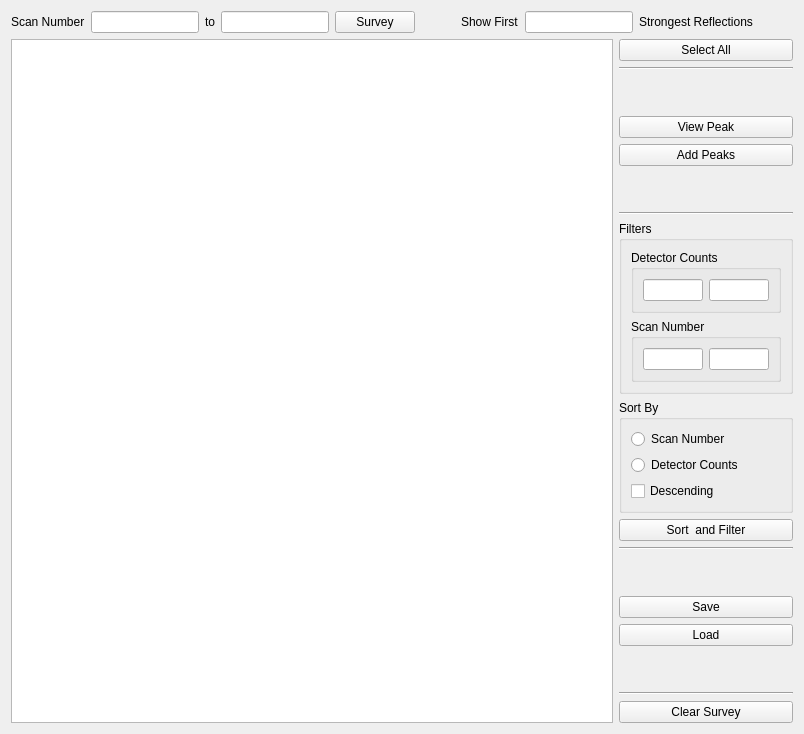
          <widget class="QWidget" name="tab_3">
           <attribute name="title">
            <string>Survey</string>
           </attribute>
           <layout class="QGridLayout" name="gridLayout_8">
            <item row="0" column="0">
             <layout class="QVBoxLayout" name="verticalLayout_6">
              <item>
               <layout class="QHBoxLayout" name="horizontalLayout_14">
                <item>
                 <widget class="QLabel" name="label_14">
                  <property name="text">
                   <string>Scan Number</string>
                  </property>
                 </widget>
                </item>
                <item>
                 <widget class="QLineEdit" name="lineEdit_surveyStartPt">
                  <property name="sizePolicy">
                   <sizepolicy hsizetype="Maximum" vsizetype="Fixed">
                    <horstretch>0</horstretch>
                    <verstretch>0</verstretch>
                   </sizepolicy>
                  </property>
                 </widget>
                </item>
                <item>
                 <widget class="QLabel" name="label_13">
                  <property name="text">
                   <string>to</string>
                  </property>
                 </widget>
                </item>
                <item>
                 <widget class="QLineEdit" name="lineEdit_surveyEndPt">
                  <property name="sizePolicy">
                   <sizepolicy hsizetype="Preferred" vsizetype="Fixed">
                    <horstretch>0</horstretch>
                    <verstretch>0</verstretch>
                   </sizepolicy>
                  </property>
                 </widget>
                </item>
                <item>
                 <widget class="QPushButton" name="pushButton_survey">
                  <property name="text">
                   <string>Survey</string>
                  </property>
                 </widget>
                </item>
                <item>
                 <spacer name="horizontalSpacer_3">
                  <property name="orientation">
                   <enum>Qt::Horizontal</enum>
                  </property>
                  <property name="sizeHint" stdset="0">
                   <size>
                    <width>40</width>
                    <height>20</height>
                   </size>
                  </property>
                 </spacer>
                </item>
                <item>
                 <widget class="QLabel" name="label_40">
                  <property name="text">
                   <string>Show First</string>
                  </property>
                 </widget>
                </item>
                <item>
                 <widget class="QLineEdit" name="lineEdit_numSurveyOutput">
                  <property name="sizePolicy">
                   <sizepolicy hsizetype="Preferred" vsizetype="Fixed">
                    <horstretch>0</horstretch>
                    <verstretch>0</verstretch>
                   </sizepolicy>
                  </property>
                 </widget>
                </item>
                <item>
                 <widget class="QLabel" name="label_41">
                  <property name="text">
                   <string>Strongest Reflections</string>
                  </property>
                 </widget>
                </item>
                <item>
                 <spacer name="horizontalSpacer_14">
                  <property name="orientation">
                   <enum>Qt::Horizontal</enum>
                  </property>
                  <property name="sizeHint" stdset="0">
                   <size>
                    <width>40</width>
                    <height>20</height>
                   </size>
                  </property>
                 </spacer>
                </item>
               </layout>
              </item>
              <item>
               <layout class="QHBoxLayout" name="horizontalLayout_15">
                <item>
                 <widget class="ScanSurveyTable" name="tableWidget_surveyTable"/>
                </item>
                <item>
                 <layout class="QVBoxLayout" name="verticalLayout_10">
                  <item>
                   <widget class="QPushButton" name="pushButton_selectAllSurveyPeaks">
                    <property name="text">
                     <string>Select All</string>
                    </property>
                   </widget>
                  </item>
                  <item>
                   <widget class="Line" name="line_6">
                    <property name="orientation">
                     <enum>Qt::Horizontal</enum>
                    </property>
                   </widget>
                  </item>
                  <item>
                   <spacer name="verticalSpacer_9">
                    <property name="orientation">
                     <enum>Qt::Vertical</enum>
                    </property>
                    <property name="sizeType">
                     <enum>QSizePolicy::Preferred</enum>
                    </property>
                    <property name="sizeHint" stdset="0">
                     <size>
                      <width>20</width>
                      <height>40</height>
                     </size>
                    </property>
                   </spacer>
                  </item>
                  <item>
                   <widget class="QPushButton" name="pushButton_viewSurveyPeak">
                    <property name="toolTip">
                     <string>&lt;html&gt;&lt;head/&gt;&lt;body&gt;&lt;p&gt;Set the selected peak to view and switch to tab 'View Raw Data'&lt;/p&gt;&lt;/body&gt;&lt;/html&gt;</string>
                    </property>
                    <property name="text">
                     <string>View Peak</string>
                    </property>
                   </widget>
                  </item>
                  <item>
                   <widget class="QPushButton" name="pushButton_addPeaksToRefine">
                    <property name="toolTip">
                     <string>&lt;html&gt;&lt;head/&gt;&lt;body&gt;&lt;p&gt;Switch to tab 'CalculateUB', run 'FindPeaks' automatically, and add to the peak list&lt;/p&gt;&lt;/body&gt;&lt;/html&gt;</string>
                    </property>
                    <property name="text">
                     <string>Add Peaks</string>
                    </property>
                   </widget>
                  </item>
                  <item>
                   <spacer name="verticalSpacer_18">
                    <property name="orientation">
                     <enum>Qt::Vertical</enum>
                    </property>
                    <property name="sizeType">
                     <enum>QSizePolicy::Preferred</enum>
                    </property>
                    <property name="sizeHint" stdset="0">
                     <size>
                      <width>20</width>
                      <height>40</height>
                     </size>
                    </property>
                   </spacer>
                  </item>
                  <item>
                   <widget class="Line" name="line_3">
                    <property name="orientation">
                     <enum>Qt::Horizontal</enum>
                    </property>
                   </widget>
                  </item>
                  <item>
                   <widget class="QGroupBox" name="groupBox_9">
                    <property name="title">
                     <string>Filters</string>
                    </property>
                    <layout class="QVBoxLayout" name="verticalLayout_9">
                     <item>
                      <widget class="QGroupBox" name="groupBox_10">
                       <property name="font">
                        <font>
                         <pointsize>9</pointsize>
                        </font>
                       </property>
                       <property name="title">
                        <string>Detector Counts</string>
                       </property>
                       <layout class="QHBoxLayout" name="horizontalLayout">
                        <item>
                         <widget class="QLineEdit" name="lineEdit_filterCountsLower">
                          <property name="sizePolicy">
                           <sizepolicy hsizetype="Preferred" vsizetype="Fixed">
                            <horstretch>0</horstretch>
                            <verstretch>0</verstretch>
                           </sizepolicy>
                          </property>
                          <property name="maximumSize">
                           <size>
                            <width>60</width>
                            <height>16777215</height>
                           </size>
                          </property>
                          <property name="font">
                           <font>
                            <pointsize>9</pointsize>
                           </font>
                          </property>
                         </widget>
                        </item>
                        <item>
                         <widget class="QLineEdit" name="lineEdit_filterCountsUpper">
                          <property name="sizePolicy">
                           <sizepolicy hsizetype="Preferred" vsizetype="Fixed">
                            <horstretch>0</horstretch>
                            <verstretch>0</verstretch>
                           </sizepolicy>
                          </property>
                          <property name="maximumSize">
                           <size>
                            <width>60</width>
                            <height>16777215</height>
                           </size>
                          </property>
                          <property name="font">
                           <font>
                            <pointsize>9</pointsize>
                           </font>
                          </property>
                         </widget>
                        </item>
                       </layout>
                      </widget>
                     </item>
                     <item>
                      <widget class="QGroupBox" name="groupBox_12">
                       <property name="font">
                        <font>
                         <pointsize>9</pointsize>
                        </font>
                       </property>
                       <property name="title">
                        <string>Scan Number</string>
                       </property>
                       <layout class="QHBoxLayout" name="horizontalLayout_5">
                        <item>
                         <widget class="QLineEdit" name="lineEdit_filterScanLower">
                          <property name="sizePolicy">
                           <sizepolicy hsizetype="Preferred" vsizetype="Fixed">
                            <horstretch>0</horstretch>
                            <verstretch>0</verstretch>
                           </sizepolicy>
                          </property>
                          <property name="maximumSize">
                           <size>
                            <width>60</width>
                            <height>16777215</height>
                           </size>
                          </property>
                         </widget>
                        </item>
                        <item>
                         <widget class="QLineEdit" name="lineEdit_filterScanUpper">
                          <property name="sizePolicy">
                           <sizepolicy hsizetype="Preferred" vsizetype="Fixed">
                            <horstretch>0</horstretch>
                            <verstretch>0</verstretch>
                           </sizepolicy>
                          </property>
                          <property name="maximumSize">
                           <size>
                            <width>60</width>
                            <height>16777215</height>
                           </size>
                          </property>
                         </widget>
                        </item>
                       </layout>
                      </widget>
                     </item>
                    </layout>
                   </widget>
                  </item>
                  <item>
                   <widget class="QGroupBox" name="groupBox_13">
                    <property name="title">
                     <string>Sort By</string>
                    </property>
                    <layout class="QGridLayout" name="gridLayout_14">
                     <item row="0" column="0">
                      <widget class="QRadioButton" name="radioButton_sortByScan">
                       <property name="font">
                        <font>
                         <pointsize>9</pointsize>
                        </font>
                       </property>
                       <property name="text">
                        <string>Scan Number</string>
                       </property>
                      </widget>
                     </item>
                     <item row="1" column="0">
                      <widget class="QRadioButton" name="radioButton_sortByCounts">
                       <property name="font">
                        <font>
                         <pointsize>9</pointsize>
                        </font>
                       </property>
                       <property name="text">
                        <string>Detector Counts</string>
                       </property>
                      </widget>
                     </item>
                     <item row="2" column="0">
                      <widget class="QCheckBox" name="checkBox_sortDescending">
                       <property name="font">
                        <font>
                         <pointsize>9</pointsize>
                        </font>
                       </property>
                       <property name="text">
                        <string>Descending</string>
                       </property>
                      </widget>
                     </item>
                    </layout>
                   </widget>
                  </item>
                  <item>
                   <widget class="QPushButton" name="pushButton_sortInfoTable">
                    <property name="text">
                     <string>Sort  and Filter</string>
                    </property>
                   </widget>
                  </item>
                  <item>
                   <widget class="Line" name="line_4">
                    <property name="orientation">
                     <enum>Qt::Horizontal</enum>
                    </property>
                   </widget>
                  </item>
                  <item>
                   <spacer name="verticalSpacer_19">
                    <property name="orientation">
                     <enum>Qt::Vertical</enum>
                    </property>
                    <property name="sizeType">
                     <enum>QSizePolicy::Preferred</enum>
                    </property>
                    <property name="sizeHint" stdset="0">
                     <size>
                      <width>20</width>
                      <height>40</height>
                     </size>
                    </property>
                   </spacer>
                  </item>
                  <item>
                   <widget class="QPushButton" name="pushButton_saveSurvey">
                    <property name="text">
                     <string>Save</string>
                    </property>
                   </widget>
                  </item>
                  <item>
                   <widget class="QPushButton" name="pushButton_loadSurvey">
                    <property name="text">
                     <string>Load</string>
                    </property>
                   </widget>
                  </item>
                  <item>
                   <spacer name="verticalSpacer_3">
                    <property name="orientation">
                     <enum>Qt::Vertical</enum>
                    </property>
                    <property name="sizeHint" stdset="0">
                     <size>
                      <width>20</width>
                      <height>40</height>
                     </size>
                    </property>
                   </spacer>
                  </item>
                  <item>
                   <widget class="Line" name="line_5">
                    <property name="orientation">
                     <enum>Qt::Horizontal</enum>
                    </property>
                   </widget>
                  </item>
                  <item>
                   <widget class="QPushButton" name="pushButton_clearSurvey">
                    <property name="text">
                     <string>Clear Survey</string>
                    </property>
                   </widget>
                  </item>
                 </layout>
                </item>
                <item>
                 <layout class="QVBoxLayout" name="verticalLayout_7"/>
                </item>
               </layout>
              </item>
             </layout>
            </item>
           </layout>
          </widget>
